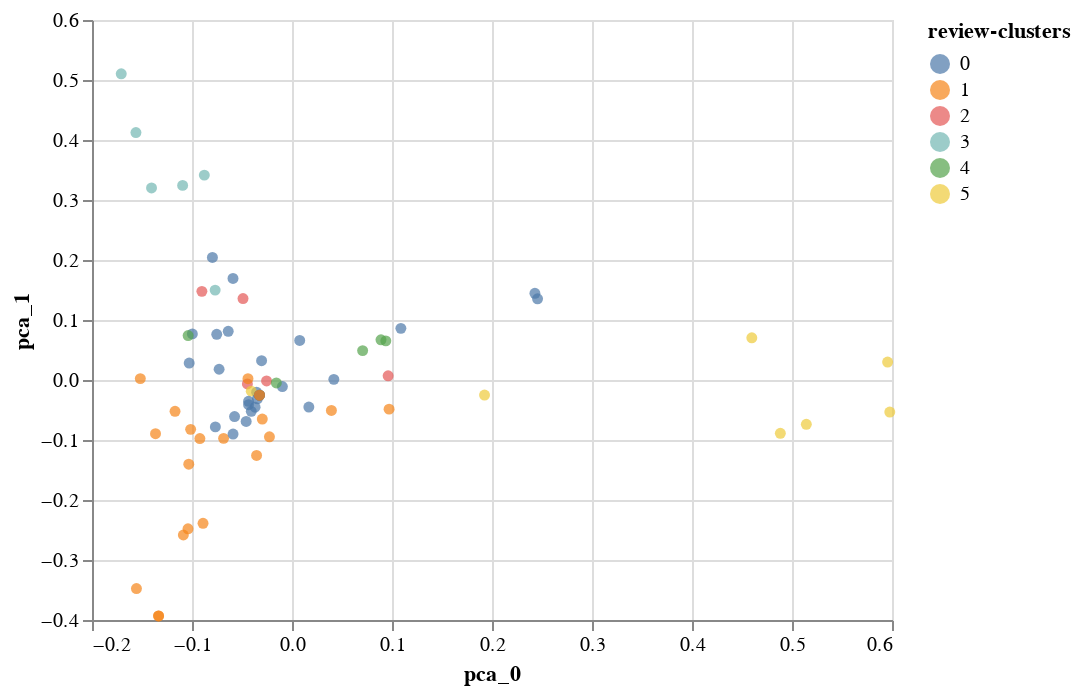

Notebook code cell kept with this figure:
### Code cell
alt.Chart(df).mark_circle().encode(
    alt.X('pca_0'),
    alt.Y('pca_1'),
    color='review-clusters'
)

### Figure 1 — Vega-Lite specification as saved in the notebook (floating-point values rounded to 4 significant figures; data arrays with more than 128 entries replaced by an {"elided": "..."} marker saying what was removed)
{"config": {"view": {"continuousWidth": 400, "continuousHeight": 300}}, "data": {"name": "data-e5212ad8c01971acb53962506f3882ed"}, "mark": "circle", "encoding": {"color": {"type": "nominal", "field": "review-clusters"}, "x": {"type": "quantitative", "field": "pca_0"}, "y": {"type": "quantitative", "field": "pca_1"}}, "$schema": "https://vega.github.io/schema/vega-lite/v4.8.1.json", "datasets": {"data-e5212ad8c01971acb53962506f3882ed": [{"Id": "tripadvisor_review_0###0###usa_san francisco_fairmont_heritage_place_ghirardelli_square", "review": "stayed 8 nights trip san francisco australia absolutely loved", "Unnamed: 2": null, "Unnamed: 3": null, "Unnamed: 4": null, "Unnamed: 5": null, "review-tfidf": {"elided": "409 float values"}, "review-pca": [0.4883, -0.08888, -0.4324, 0.1212, -0.1431, -0.1283, 0.1361, -0.02722, -0.05891, -0.07854], "pca_0": 0.4883, "pca_1": -0.08888, "review-clusters": "5"}, {"Id": "tripadvisor_review_0###1###usa_san francisco_fairmont_heritage_place_ghirardelli_square", "review": "arrival check check service faultless facilities wonderful", "Unnamed: 2": null, "Unnamed: 3": null, "Unnamed: 4": null, "Unnamed: 5": null, "review-tfidf": {"elided": "409 float values"}, "review-pca": [-0.08898, -0.2389, -0.06985, -0.1684, 0.2186, -0.07285, 0.0455, 0.05909, 0.03413, -0.01934], "pca_0": -0.08898, "pca_1": -0.2389, "review-clusters": "1"}, {"Id": "tripadvisor_review_0###2###usa_san francisco_fairmont_heritage_place_ghirardelli_square", "review": "got 2 bedroom apartment 2 bathrooms fully equipped kitchen", "Unnamed: 2": null, "Unnamed: 3": null, "Unnamed: 4": null, "Unnamed: 5": null, "review-tfidf": {"elided": "409 float values"}, "review-pca": [-0.03542, -0.1257, 0.06265, 0.04657, 0.1321, 0.0556, -0.006393, -0.03242, -0.01591, -0.1636], "pca_0": -0.03542, "pca_1": -0.1257, "review-clusters": "1"}, {"Id": "tripadvisor_review_0###3###usa_san francisco_fairmont_heritage_place_ghirardelli_square", "review": "appliances state art room bosch washer separate dryer helpful", "Unnamed: 2": null, "Unnamed: 3": null, "Unnamed: 4": null, "Unnamed: 5": null, "review-tfidf": {"elided": "409 float values"}, "review-pca": [-0.1517, 0.002303, -0.0637, 0.4351, 0.1265, 0.1558, -0.1782, -0.333, -0.2321, 0.06168], "pca_0": -0.1517, "pca_1": 0.002303, "review-clusters": "1"}, {"Id": "tripadvisor_review_0###4###usa_san francisco_fairmont_heritage_place_ghirardelli_square", "review": "apartment spacious large windows automatic blinds 3 large high def lcd screens cable tv 100 channels dvd players gas heater living area", "Unnamed: 2": null, "Unnamed: 3": null, "Unnamed: 4": null, "Unnamed: 5": null, "review-tfidf": {"elided": "409 float values"}, "review-pca": [-0.09013, 0.1477, 0.01552, 0.1027, 0.09887, 0.2583, 0.2926, -0.0122, 0.09525, -0.09245], "pca_0": -0.09013, "pca_1": 0.1477, "review-clusters": "2"}, {"Id": "tripadvisor_review_0###5###usa_san francisco_fairmont_heritage_place_ghirardelli_square", "review": "loved wished lived fairmong heritage place ghirardelli square", "Unnamed: 2": null, "Unnamed: 3": null, "Unnamed: 4": null, "Unnamed: 5": null, "review-tfidf": {"elided": "409 float values"}, "review-pca": [0.5956, 0.02999, 0.1339, 0.02131, 0.2133, 0.03237, -0.07513, 0.06494, -0.04013, 0.02832], "pca_0": 0.5956, "pca_1": 0.02999, "review-clusters": "5"}, {"Id": "tripadvisor_review_0###6###usa_san francisco_fairmont_heritage_place_ghirardelli_square", "review": "downstairs 3 4 ghirardelli chocolate cafe shops fantastic", "Unnamed: 2": null, "Unnamed: 3": null, "Unnamed: 4": null, "Unnamed: 5": null, "review-tfidf": {"elided": "409 float values"}, "review-pca": [0.07065, 0.04899, 0.2734, 0.03705, 0.03766, -0.08936, 0.1248, 0.01734, -0.05759, 0.09168], "pca_0": 0.07065, "pca_1": 0.04899, "review-clusters": "4"}, {"Id": "tripadvisor_review_0###7###usa_san francisco_fairmont_heritage_place_ghirardelli_square", "review": "restaurants specialty shops square short walk fisherman wharf", "Unnamed: 2": null, "Unnamed: 3": null, "Unnamed: 4": null, "Unnamed: 5": null, "review-tfidf": {"elided": "409 float values"}, "review-pca": [0.09381, 0.06524, 0.3236, -0.09815, -0.009506, -0.1794, 0.1601, -0.1084, -0.2913, 0.06825], "pca_0": 0.09381, "pca_1": 0.06524, "review-clusters": "4"}, {"Id": "tripadvisor_review_0###8###usa_san francisco_fairmont_heritage_place_ghirardelli_square", "review": "staff fantastic concierge accommodate requests room dining arranging residence masseuse wife", "Unnamed: 2": null, "Unnamed: 3": null, "Unnamed: 4": null, "Unnamed: 5": null, "review-tfidf": {"elided": "409 float values"}, "review-pca": [-0.1028, 0.02827, 0.04499, 0.2692, 0.03418, -0.2463, -0.2024, -0.1006, -0.02463, 0.1342], "pca_0": -0.1028, "pca_1": 0.02827, "review-clusters": "0"}, {"Id": "tripadvisor_review_0###9###usa_san francisco_fairmont_heritage_place_ghirardelli_square", "review": "maserati town car absolutely fantastic took union square shopping areas restaurants bit far walk", "Unnamed: 2": null, "Unnamed: 3": null, "Unnamed: 4": null, "Unnamed: 5": null, "review-tfidf": {"elided": "409 float values"}, "review-pca": [0.08899, 0.06692, 0.2188, -0.05145, -0.02945, -0.2429, 0.1965, -0.09928, -0.2645, 0.2323], "pca_0": 0.08899, "pca_1": 0.06692, "review-clusters": "4"}, {"Id": "tripadvisor_review_0###10###usa_san francisco_fairmont_heritage_place_ghirardelli_square", "review": "guest lounge area high quality pool table daily breakfast morning", "Unnamed: 2": null, "Unnamed: 3": null, "Unnamed: 4": null, "Unnamed: 5": null, "review-tfidf": {"elided": "409 float values"}, "review-pca": [-0.1014, -0.08226, 0.02838, 0.1366, -0.1324, 0.1993, 0.04975, 0.3829, -0.1187, -0.02477], "pca_0": -0.1014, "pca_1": -0.08226, "review-clusters": "1"}, {"Id": "tripadvisor_review_0###11###usa_san francisco_fairmont_heritage_place_ghirardelli_square", "review": "loved", "Unnamed: 2": null, "Unnamed: 3": null, "Unnamed: 4": null, "Unnamed: 5": null, "review-tfidf": {"elided": "409 float values"}, "review-pca": [0.5143, -0.0739, -0.3777, 0.08335, 0.002766, -0.008217, -0.06758, 0.04283, -0.1307, 0.08436], "pca_0": 0.5143, "pca_1": -0.0739, "review-clusters": "5"}, {"Id": "tripadvisor_review_1###0###usa_san francisco_fairmont_heritage_place_ghirardelli_square", "review": "unsold timeshares rented night point", "Unnamed: 2": null, "Unnamed: 3": null, "Unnamed: 4": null, "Unnamed: 5": null, "review-tfidf": {"elided": "409 float values"}, "review-pca": [-0.04461, -0.0066, 0.01486, -0.1085, -0.154, 0.01711, 0.004873, -0.1434, 0.04493, 0.05789], "pca_0": -0.04461, "pca_1": -0.0066, "review-clusters": "2"}, {"Id": "tripadvisor_review_1###1###usa_san francisco_fairmont_heritage_place_ghirardelli_square", "review": "best points huge space 12 ceilings dining room stocked kitchen including wine cooler dishwasher living room fireplace huge terrace enormous marble amp glass bath ample bedroom bosch washer dryer", "Unnamed: 2": null, "Unnamed: 3": null, "Unnamed: 4": null, "Unnamed: 5": null, "review-tfidf": {"elided": "409 float values"}, "review-pca": [-0.1365, -0.08955, 0.009899, 0.372, 0.1279, 0.05948, -0.1746, -0.2098, -0.1709, -0.08387], "pca_0": -0.1365, "pca_1": -0.08955, "review-clusters": "1"}, {"Id": "tripadvisor_review_1###2###usa_san francisco_fairmont_heritage_place_ghirardelli_square", "review": "stylish decor lighting", "Unnamed: 2": null, "Unnamed: 3": null, "Unnamed: 4": null, "Unnamed: 5": null, "review-tfidf": {"elided": "409 float values"}, "review-pca": [-0.03253, -0.02531, -0.006293, -0.01436, -0.06237, -0.01213, 0.0114, -0.02322, 0.02145, 0.03088], "pca_0": -0.03253, "pca_1": -0.02531, "review-clusters": "0"}, {"Id": "tripadvisor_review_1###3###usa_san francisco_fairmont_heritage_place_ghirardelli_square", "review": "nice staff albeit young practiced", "Unnamed: 2": null, "Unnamed: 3": null, "Unnamed: 4": null, "Unnamed: 5": null, "review-tfidf": {"elided": "409 float values"}, "review-pca": [-0.1405, 0.32, -0.1838, 0.04861, 0.146, -0.309, -0.2556, 0.1951, 0.1831, 0.003858], "pca_0": -0.1405, "pca_1": 0.32, "review-clusters": "3"}, {"Id": "tripadvisor_review_1###4###usa_san francisco_fairmont_heritage_place_ghirardelli_square", "review": "convenient location door gary danko walking distance fisherman wharf cable cars right bus line n. point st gg park", "Unnamed: 2": null, "Unnamed: 3": null, "Unnamed: 4": null, "Unnamed: 5": null, "review-tfidf": {"elided": "409 float values"}, "review-pca": [-0.04898, 0.1358, 0.05902, -0.3121, -0.1642, -0.03026, -0.09277, -0.1597, -0.3567, -0.2383], "pca_0": -0.04898, "pca_1": 0.1358, "review-clusters": "2"}, {"Id": "tripadvisor_review_1###5###usa_san francisco_fairmont_heritage_place_ghirardelli_square", "review": "better exactly soundproof evidenced small child upstairs lets little kid stay 1", "Unnamed: 2": null, "Unnamed: 3": null, "Unnamed: 4": null, "Unnamed: 5": null, "review-tfidf": {"elided": "409 float values"}, "review-pca": [-0.04404, 0.002253, -0.004189, -0.03758, -0.09221, 0.03034, 0.07714, 0.03179, 0.009521, 0.1614], "pca_0": -0.04404, "pca_1": 0.002253, "review-clusters": "1"}, {"Id": "tripadvisor_review_1###6###usa_san francisco_fairmont_heritage_place_ghirardelli_square", "review": "want foam pillow housekeeping service ask directly communications gap friendly kids desk", "Unnamed: 2": null, "Unnamed: 3": null, "Unnamed: 4": null, "Unnamed: 5": null, "review-tfidf": {"elided": "409 float values"}, "review-pca": [-0.1086, -0.2583, -0.07971, -0.1448, 0.1833, -0.1242, 0.03692, -0.05665, 0.01327, 0.2026], "pca_0": -0.1086, "pca_1": -0.2583, "review-clusters": "1"}, {"Id": "tripadvisor_review_1###7###usa_san francisco_fairmont_heritage_place_ghirardelli_square", "review": "pay hefty extra quot bay view&quot room sure 3rd 4th floor bay quot view&quot buildings ghirardelli square people buildings look right bedroom", "Unnamed: 2": null, "Unnamed: 3": null, "Unnamed: 4": null, "Unnamed: 5": null, "review-tfidf": {"elided": "409 float values"}, "review-pca": [0.04184, 0.001064, 0.2087, 0.1688, 0.1027, -0.1133, 0.07531, -0.1146, 0.04452, -0.2213], "pca_0": 0.04184, "pca_1": 0.001064, "review-clusters": "0"}, {"Id": "tripadvisor_review_1###8###usa_san francisco_fairmont_heritage_place_ghirardelli_square", "review": "overall fairmont great place break especially prefer self catering", "Unnamed: 2": null, "Unnamed: 3": null, "Unnamed: 4": null, "Unnamed: 5": null, "review-tfidf": {"elided": "409 float values"}, "review-pca": [0.2455, 0.1353, 0.005938, -0.1088, 0.1568, 0.2451, -0.06898, 0.03384, 0.09265, 0.1294], "pca_0": 0.2455, "pca_1": 0.1353, "review-clusters": "0"}, {"Id": "tripadvisor_review_2###0###usa_san francisco_fairmont_heritage_place_ghirardelli_square", "review": "stayed nights bay facing bed appartment", "Unnamed: 2": null, "Unnamed: 3": null, "Unnamed: 4": null, "Unnamed: 5": null, "review-tfidf": {"elided": "409 float values"}, "review-pca": [0.09709, -0.04855, -0.1724, 0.1176, -0.1944, -0.1636, 0.3171, -0.1103, 0.126, -0.2986], "pca_0": 0.09709, "pca_1": -0.04855, "review-clusters": "1"}, {"Id": "tripadvisor_review_2###1###usa_san francisco_fairmont_heritage_place_ghirardelli_square", "review": "terrific views modern state art fixtures fittings", "Unnamed: 2": null, "Unnamed: 3": null, "Unnamed: 4": null, "Unnamed: 5": null, "review-tfidf": {"elided": "409 float values"}, "review-pca": [-0.117, -0.05214, -0.06467, 0.2208, 0.02962, 0.3074, 0.0484, -0.09997, -0.2018, 0.02094], "pca_0": -0.117, "pca_1": -0.05214, "review-clusters": "1"}, {"Id": "tripadvisor_review_2###2###usa_san francisco_fairmont_heritage_place_ghirardelli_square", "review": "ghirardelli busy day quiet night buy day pass trams terminus blocks away getting day great fun", "Unnamed: 2": null, "Unnamed: 3": null, "Unnamed: 4": null, "Unnamed: 5": null, "review-tfidf": {"elided": "409 float values"}, "review-pca": [0.007705, 0.06592, 0.07062, -0.113, -0.04517, 0.1603, 0.02545, -0.1223, 0.2639, 0.1519], "pca_0": 0.007705, "pca_1": 0.06592, "review-clusters": "0"}, {"Id": "tripadvisor_review_2###3###usa_san francisco_fairmont_heritage_place_ghirardelli_square", "review": "block time share oops shared ownership", "Unnamed: 2": null, "Unnamed: 3": null, "Unnamed: 4": null, "Unnamed: 5": null, "review-tfidf": {"elided": "409 float values"}, "review-pca": [-0.0354, -0.02036, 0.03862, -0.03446, -0.1647, 0.01976, -0.04833, 0.1578, -0.03009, 0.03342], "pca_0": -0.0354, "pca_1": -0.02036, "review-clusters": "0"}, {"Id": "tripadvisor_review_2###4###usa_san francisco_fairmont_heritage_place_ghirardelli_square", "review": "sold cease hotel stay whilst enjoyed 4 p. m. cheese biscuits mainly time share sales free guests pleasant complimenrary breakfast", "Unnamed: 2": null, "Unnamed: 3": null, "Unnamed: 4": null, "Unnamed: 5": null, "review-tfidf": {"elided": "409 float values"}, "review-pca": [-0.07289, 0.01792, 0.08294, 0.06809, -0.2041, 0.03577, 0.02962, 0.4805, -0.04828, 0.1511], "pca_0": -0.07289, "pca_1": 0.01792, "review-clusters": "0"}, {"Id": "tripadvisor_review_3###0###usa_san francisco_fairmont_heritage_place_ghirardelli_square", "review": "got trip miss comfort fairmont heritage place ghirardelli square", "Unnamed: 2": null, "Unnamed: 3": null, "Unnamed: 4": null, "Unnamed: 5": null, "review-tfidf": {"elided": "409 float values"}, "review-pca": [0.4598, 0.07025, 0.3573, -0.0109, 0.2624, 0.04662, -0.03685, 0.0677, 0.0507, -0.05159], "pca_0": 0.4598, "pca_1": 0.07025, "review-clusters": "5"}, {"Id": "tripadvisor_review_3###1###usa_san francisco_fairmont_heritage_place_ghirardelli_square", "review": "high tech hotel room seen", "Unnamed: 2": null, "Unnamed: 3": null, "Unnamed: 4": null, "Unnamed: 5": null, "review-tfidf": {"elided": "409 float values"}, "review-pca": [-0.09965, 0.07686, 0.09895, 0.3253, 0.01512, -0.04661, -0.1305, 0.1044, -0.009864, -0.08435], "pca_0": -0.09965, "pca_1": 0.07686, "review-clusters": "0"}, {"Id": "tripadvisor_review_3###2###usa_san francisco_fairmont_heritage_place_ghirardelli_square", "review": "new", "Unnamed: 2": null, "Unnamed: 3": null, "Unnamed: 4": null, "Unnamed: 5": null, "review-tfidf": {"elided": "409 float values"}, "review-pca": [-0.03253, -0.02531, -0.006293, -0.01436, -0.06237, -0.01213, 0.0114, -0.02322, 0.02145, 0.03088], "pca_0": -0.03253, "pca_1": -0.02531, "review-clusters": "5"}, {"Id": "tripadvisor_review_3###3###usa_san francisco_fairmont_heritage_place_ghirardelli_square", "review": "appliances nice sound tv dvd system great", "Unnamed: 2": null, "Unnamed: 3": null, "Unnamed: 4": null, "Unnamed: 5": null, "review-tfidf": {"elided": "409 float values"}, "review-pca": [-0.1561, 0.4125, -0.2343, 0.05358, 0.252, 0.1182, -0.0398, -1.069e-05, 0.1106, 0.04878], "pca_0": -0.1561, "pca_1": 0.4125, "review-clusters": "3"}, {"Id": "tripadvisor_review_3###4###usa_san francisco_fairmont_heritage_place_ghirardelli_square", "review": "speakers surround sound integrated room", "Unnamed: 2": null, "Unnamed: 3": null, "Unnamed: 4": null, "Unnamed: 5": null, "review-tfidf": {"elided": "409 float values"}, "review-pca": [-0.1039, 0.07403, -0.03461, 0.2687, 0.0894, 0.003817, -0.1489, -0.1484, -0.0316, 0.01698], "pca_0": -0.1039, "pca_1": 0.07403, "review-clusters": "4"}, {"Id": "tripadvisor_review_3###5###usa_san francisco_fairmont_heritage_place_ghirardelli_square", "review": "staff sure needed", "Unnamed: 2": null, "Unnamed: 3": null, "Unnamed: 4": null, "Unnamed: 5": null, "review-tfidf": {"elided": "409 float values"}, "review-pca": [-0.07526, 0.07617, -0.01014, 0.1152, 0.01122, -0.2807, -0.1693, 0.05528, 0.1407, 0.06195], "pca_0": -0.07526, "pca_1": 0.07617, "review-clusters": "0"}, {"Id": "tripadvisor_review_3###6###usa_san francisco_fairmont_heritage_place_ghirardelli_square", "review": "dvds watch night", "Unnamed: 2": null, "Unnamed: 3": null, "Unnamed: 4": null, "Unnamed: 5": null, "review-tfidf": {"elided": "409 float values"}, "review-pca": [-0.04073, -0.01855, 0.009943, -0.07343, -0.1337, 0.02618, 0.0193, -0.1234, 0.1115, 0.1027], "pca_0": -0.04073, "pca_1": -0.01855, "review-clusters": "5"}, {"Id": "tripadvisor_review_3###7###usa_san francisco_fairmont_heritage_place_ghirardelli_square", "review": "friendly helpful attentive", "Unnamed: 2": null, "Unnamed: 3": null, "Unnamed: 4": null, "Unnamed: 5": null, "review-tfidf": {"elided": "409 float values"}, "review-pca": [-0.07663, -0.07813, -0.04608, 0.09169, 0.0406, 0.008478, -0.05212, -0.1964, -0.08635, 0.1463], "pca_0": -0.07663, "pca_1": -0.07813, "review-clusters": "0"}, {"Id": "tripadvisor_review_3###8###usa_san francisco_fairmont_heritage_place_ghirardelli_square", "review": "location great touristy pretty safe town", "Unnamed: 2": null, "Unnamed: 3": null, "Unnamed: 4": null, "Unnamed: 5": null, "review-tfidf": {"elided": "409 float values"}, "review-pca": [-0.08768, 0.3415, -0.15, -0.3214, 0.05605, 0.08702, 0.1074, -0.05579, -0.2498, 0.04506], "pca_0": -0.08768, "pca_1": 0.3415, "review-clusters": "3"}, {"Id": "tripadvisor_review_3###9###usa_san francisco_fairmont_heritage_place_ghirardelli_square", "review": "favorite thing linens soft comfortable", "Unnamed: 2": null, "Unnamed: 3": null, "Unnamed: 4": null, "Unnamed: 5": null, "review-tfidf": {"elided": "409 float values"}, "review-pca": [-0.04072, -0.05227, -0.008028, -0.01859, -0.02958, -0.01909, 0.01074, -0.03307, 0.01952, -0.002882], "pca_0": -0.04072, "pca_1": -0.05227, "review-clusters": "0"}, {"Id": "tripadvisor_review_3###10###usa_san francisco_fairmont_heritage_place_ghirardelli_square", "review": "experienced street noise second floor awake", "Unnamed: 2": null, "Unnamed: 3": null, "Unnamed: 4": null, "Unnamed: 5": null, "review-tfidf": {"elided": "409 float values"}, "review-pca": [-0.03458, -0.03139, 0.04796, 0.008293, -0.07373, -0.02411, 0.00888, -0.02618, 0.07643, -0.04633], "pca_0": -0.03458, "pca_1": -0.03139, "review-clusters": "0"}, {"Id": "tripadvisor_review_3###11###usa_san francisco_fairmont_heritage_place_ghirardelli_square", "review": "lower floor ocean view partially obstructed building big problem", "Unnamed: 2": null, "Unnamed: 3": null, "Unnamed: 4": null, "Unnamed: 5": null, "review-tfidf": {"elided": "409 float values"}, "review-pca": [-0.009635, -0.01084, 0.1155, 0.00991, -0.03958, -0.03614, 0.006057, 0.009915, 0.08977, -0.06512], "pca_0": -0.009635, "pca_1": -0.01084, "review-clusters": "0"}, {"Id": "tripadvisor_review_3###12###usa_san francisco_fairmont_heritage_place_ghirardelli_square", "review": "great stay definitly come", "Unnamed: 2": null, "Unnamed: 3": null, "Unnamed: 4": null, "Unnamed: 5": null, "review-tfidf": {"elided": "409 float values"}, "review-pca": [-0.05901, 0.1693, -0.08237, -0.1091, 0.0145, 0.233, 0.155, 0.03554, 0.07068, 0.2378], "pca_0": -0.05901, "pca_1": 0.1693, "review-clusters": "0"}, {"Id": "tripadvisor_review_4###0###usa_san francisco_fairmont_heritage_place_ghirardelli_square", "review": "travel frequently north america business leisure ot properties stayed", "Unnamed: 2": null, "Unnamed: 3": null, "Unnamed: 4": null, "Unnamed: 5": null, "review-tfidf": {"elided": "409 float values"}, "review-pca": [0.01684, -0.04512, -0.1234, 0.05462, -0.2121, -0.1405, 0.1901, -0.03783, 0.1219, -0.1882], "pca_0": 0.01684, "pca_1": -0.04512, "review-clusters": "0"}, {"Id": "tripadvisor_review_4###1###usa_san francisco_fairmont_heritage_place_ghirardelli_square", "review": "upgraded 2-br suite friend wife joined", "Unnamed: 2": null, "Unnamed: 3": null, "Unnamed: 4": null, "Unnamed: 5": null, "review-tfidf": {"elided": "409 float values"}, "review-pca": [-0.06841, -0.09728, -0.003871, 0.0343, 0.007501, -0.04102, -0.06281, -0.02142, -0.01527, -0.007433], "pca_0": -0.06841, "pca_1": -0.09728, "review-clusters": "1"}, {"Id": "tripadvisor_review_4###2###usa_san francisco_fairmont_heritage_place_ghirardelli_square", "review": "toured attended conference", "Unnamed: 2": null, "Unnamed: 3": null, "Unnamed: 4": null, "Unnamed: 5": null, "review-tfidf": {"elided": "409 float values"}, "review-pca": [-0.03253, -0.02531, -0.006293, -0.01436, -0.06237, -0.01213, 0.0114, -0.02322, 0.02145, 0.03088], "pca_0": -0.03253, "pca_1": -0.02531, "review-clusters": "0"}, {"Id": "tripadvisor_review_4###3###usa_san francisco_fairmont_heritage_place_ghirardelli_square", "review": "suite terrific kitchen touches like wine fridge bedroom bathroom twice daily maid service", "Unnamed: 2": null, "Unnamed: 3": null, "Unnamed: 4": null, "Unnamed: 5": null, "review-tfidf": {"elided": "409 float values"}, "review-pca": [-0.1555, -0.3476, -0.02515, -0.01481, 0.1444, 0.1595, -0.08063, 0.1483, -0.09722, -0.1649], "pca_0": -0.1555, "pca_1": -0.3476, "review-clusters": "1"}, {"Id": "tripadvisor_review_4###4###usa_san francisco_fairmont_heritage_place_ghirardelli_square", "review": "professionalism courtesy staff maserati quattroporte available currently drive guests 2-mile radius definitely usual hotel experience", "Unnamed: 2": null, "Unnamed: 3": null, "Unnamed: 4": null, "Unnamed: 5": null, "review-tfidf": {"elided": "409 float values"}, "review-pca": [-0.06377, 0.08122, 0.05167, 0.08823, -0.06131, -0.2562, -0.09221, 0.1779, 0.08006, 0.1459], "pca_0": -0.06377, "pca_1": 0.08122, "review-clusters": "0"}, {"Id": "tripadvisor_review_5###0###usa_san francisco_fairmont_heritage_place_ghirardelli_square", "review": "husband stayed late september", "Unnamed: 2": null, "Unnamed: 3": null, "Unnamed: 4": null, "Unnamed: 5": null, "review-tfidf": {"elided": "409 float values"}, "review-pca": [0.03941, -0.0508, -0.1635, 0.07892, -0.2532, -0.1794, 0.2404, -0.03928, 0.1459, -0.2477], "pca_0": 0.03941, "pca_1": -0.0508, "review-clusters": "1"}, {"Id": "tripadvisor_review_5###1###usa_san francisco_fairmont_heritage_place_ghirardelli_square", "review": "loved place prefer hotels san francisco", "Unnamed: 2": null, "Unnamed: 3": null, "Unnamed: 4": null, "Unnamed: 5": null, "review-tfidf": {"elided": "409 float values"}, "review-pca": [0.5978, -0.0534, -0.3852, 0.03313, 0.01347, 0.07826, -0.1348, 0.03749, -0.07615, 0.09055], "pca_0": 0.5978, "pca_1": -0.0534, "review-clusters": "5"}, {"Id": "tripadvisor_review_5###2###usa_san francisco_fairmont_heritage_place_ghirardelli_square", "review": "tried seasons hated noisy pretentious noir.)the mandarin oriental like lot second choice financial district floors high rise office building", "Unnamed: 2": null, "Unnamed: 3": null, "Unnamed: 4": null, "Unnamed: 5": null, "review-tfidf": {"elided": "409 float values"}, "review-pca": [-0.04343, -0.04109, 0.09756, 0.01702, -0.09325, 0.0568, -0.07561, 0.05617, 0.1082, -0.09883], "pca_0": -0.04343, "pca_1": -0.04109, "review-clusters": "0"}, {"Id": "tripadvisor_review_5###3###usa_san francisco_fairmont_heritage_place_ghirardelli_square", "review": "hard away feeling like going work", "Unnamed: 2": null, "Unnamed: 3": null, "Unnamed: 4": null, "Unnamed: 5": null, "review-tfidf": {"elided": "409 float values"}, "review-pca": [-0.02257, -0.09474, 0.04324, -0.1502, -0.1886, 0.2044, -0.277, -0.1195, 0.366, 0.02832], "pca_0": -0.02257, "pca_1": -0.09474, "review-clusters": "1"}, {"Id": "tripadvisor_review_5###4###usa_san francisco_fairmont_heritage_place_ghirardelli_square", "review": "omni nice hotel nice location nice rooms", "Unnamed: 2": null, "Unnamed: 3": null, "Unnamed: 4": null, "Unnamed: 5": null, "review-tfidf": {"elided": "409 float values"}, "review-pca": [-0.1708, 0.5104, -0.2394, -0.08714, 0.2012, -0.1899, -0.149, 0.2212, 0.0432, -0.163], "pca_0": -0.1708, "pca_1": 0.5104, "review-clusters": "3"}, {"Id": "tripadvisor_review_5###5###usa_san francisco_fairmont_heritage_place_ghirardelli_square", "review": "bad service", "Unnamed: 2": null, "Unnamed: 3": null, "Unnamed: 4": null, "Unnamed: 5": null, "review-tfidf": {"elided": "409 float values"}, "review-pca": [-0.1334, -0.3933, -0.1103, -0.2611, 0.3938, -0.1043, 0.05983, 0.1043, 0.03391, -0.04924], "pca_0": -0.1334, "pca_1": -0.3933, "review-clusters": "1"}, {"Id": "tripadvisor_review_5###6###usa_san francisco_fairmont_heritage_place_ghirardelli_square", "review": "fairmont ghirardelli square suites hotel historic building", "Unnamed: 2": null, "Unnamed: 3": null, "Unnamed: 4": null, "Unnamed: 5": null, "review-tfidf": {"elided": "409 float values"}, "review-pca": [0.2429, 0.1446, 0.4669, 0.03027, 0.1734, -0.06281, -0.02237, 0.165, 0.08574, -0.1226], "pca_0": 0.2429, "pca_1": 0.1446, "review-clusters": "0"}, {"Id": "tripadvisor_review_5###7###usa_san francisco_fairmont_heritage_place_ghirardelli_square", "review": "great charm large windows incredible views", "Unnamed: 2": null, "Unnamed: 3": null, "Unnamed: 4": null, "Unnamed: 5": null, "review-tfidf": {"elided": "409 float values"}, "review-pca": [-0.07959, 0.2042, -0.07359, -0.004829, 0.1209, 0.3845, 0.3517, -0.09803, 0.107, 0.05639], "pca_0": -0.07959, "pca_1": 0.2042, "review-clusters": "0"}, {"Id": "tripadvisor_review_5###8###usa_san francisco_fairmont_heritage_place_ghirardelli_square", "review": "rooms extraordinary fireplaces bay views kitchens family rooms marble baths large flat screens bedrooms family rooms", "Unnamed: 2": null, "Unnamed: 3": null, "Unnamed: 4": null, "Unnamed: 5": null, "review-tfidf": {"elided": "409 float values"}, "review-pca": [-0.07685, 0.1498, -0.0626, 0.06152, 0.08038, 0.09601, 0.2295, -0.03915, 0.1048, -0.1693], "pca_0": -0.07685, "pca_1": 0.1498, "review-clusters": "3"}, {"Id": "tripadvisor_review_5###9###usa_san francisco_fairmont_heritage_place_ghirardelli_square", "review": "provide continental breakfast fruit berries morning free cheese wine afternoon free", "Unnamed: 2": null, "Unnamed: 3": null, "Unnamed: 4": null, "Unnamed: 5": null, "review-tfidf": {"elided": "409 float values"}, "review-pca": [-0.09213, -0.0976, 0.02483, 0.1021, -0.1908, 0.1591, 0.02479, 0.4737, -0.1636, 0.07281], "pca_0": -0.09213, "pca_1": -0.0976, "review-clusters": "1"}, {"Id": "tripadvisor_review_5###10###usa_san francisco_fairmont_heritage_place_ghirardelli_square", "review": "outside large open terraces gas fire pits hang beautiful days overlooking bay plaza ghirardelli square", "Unnamed: 2": null, "Unnamed: 3": null, "Unnamed: 4": null, "Unnamed: 5": null, "review-tfidf": {"elided": "409 float values"}, "review-pca": [0.1089, 0.08605, 0.2489, 0.06413, 0.1312, 0.04242, 0.301, -0.05525, 0.1125, -0.1492], "pca_0": 0.1089, "pca_1": 0.08605, "review-clusters": "0"}, {"Id": "tripadvisor_review_5###11###usa_san francisco_fairmont_heritage_place_ghirardelli_square", "review": "block half gary denko restaurant fort mason park national maritime historic park walked place", "Unnamed: 2": null, "Unnamed: 3": null, "Unnamed: 4": null, "Unnamed: 5": null, "review-tfidf": {"elided": "409 float values"}, "review-pca": [0.09613, 0.007023, 0.1395, -0.2356, -0.1808, 0.1022, -0.3232, -0.06182, -0.1225, -0.253], "pca_0": 0.09613, "pca_1": 0.007023, "review-clusters": "2"}, {"Id": "tripadvisor_review_5###12###usa_san francisco_fairmont_heritage_place_ghirardelli_square", "review": "particularly like antique master docked maritime park", "Unnamed: 2": null, "Unnamed: 3": null, "Unnamed: 4": null, "Unnamed: 5": null, "review-tfidf": {"elided": "409 float values"}, "review-pca": [-0.02972, -0.06513, 0.07195, -0.1878, -0.205, 0.1138, -0.2832, -0.08355, -0.01753, -0.2269], "pca_0": -0.02972, "pca_1": -0.06513, "review-clusters": "1"}, {"Id": "tripadvisor_review_5###13###usa_san francisco_fairmont_heritage_place_ghirardelli_square", "review": "waking morning terrific", "Unnamed: 2": null, "Unnamed: 3": null, "Unnamed: 4": null, "Unnamed: 5": null, "review-tfidf": {"elided": "409 float values"}, "review-pca": [-0.1032, -0.1403, -0.01915, 0.1183, -0.1036, 0.2559, 0.03139, 0.2858, -0.2183, -0.005311], "pca_0": -0.1032, "pca_1": -0.1403, "review-clusters": "1"}, {"Id": "tripadvisor_review_5###14###usa_san francisco_fairmont_heritage_place_ghirardelli_square", "review": "strong recommendation", "Unnamed: 2": null, "Unnamed: 3": null, "Unnamed: 4": null, "Unnamed: 5": null, "review-tfidf": {"elided": "409 float values"}, "review-pca": [-0.03253, -0.02531, -0.006293, -0.01436, -0.06237, -0.01213, 0.0114, -0.02322, 0.02145, 0.03088], "pca_0": -0.03253, "pca_1": -0.02531, "review-clusters": "1"}, {"Id": "tripadvisor_review_5###15###usa_san francisco_fairmont_heritage_place_ghirardelli_square", "review": "hard beat place world", "Unnamed: 2": null, "Unnamed: 3": null, "Unnamed: 4": null, "Unnamed: 5": null, "review-tfidf": {"elided": "409 float values"}, "review-pca": [0.1925, -0.02516, 0.03364, -0.1106, -0.0207, 0.177, -0.2597, -0.03497, 0.1864, 0.05535], "pca_0": 0.1925, "pca_1": -0.02516, "review-clusters": "5"}, {"Id": "tripadvisor_review_6###0###usa_san francisco_fairmont_heritage_place_ghirardelli_square", "review": "husband tend travel 1st class hotel class", "Unnamed: 2": null, "Unnamed: 3": null, "Unnamed: 4": null, "Unnamed: 5": null, "review-tfidf": {"elided": "409 float values"}, "review-pca": [-0.03041, 0.03225, -0.001207, 0.08143, -0.1504, -0.1621, 0.07925, 0.1161, 0.14, -0.1632], "pca_0": -0.03041, "pca_1": 0.03225, "review-clusters": "0"}, {"Id": "tripadvisor_review_6###1###usa_san francisco_fairmont_heritage_place_ghirardelli_square", "review": "service impeccable", "Unnamed: 2": null, "Unnamed: 3": null, "Unnamed: 4": null, "Unnamed: 5": null, "review-tfidf": {"elided": "409 float values"}, "review-pca": [-0.1334, -0.3933, -0.1103, -0.2611, 0.3938, -0.1043, 0.05983, 0.1043, 0.03391, -0.04924], "pca_0": -0.1334, "pca_1": -0.3933, "review-clusters": "1"}, {"Id": "tripadvisor_review_6###2###usa_san francisco_fairmont_heritage_place_ghirardelli_square", "review": "concierge housekeeping face smile hello", "Unnamed: 2": null, "Unnamed: 3": null, "Unnamed: 4": null, "Unnamed: 5": null, "review-tfidf": {"elided": "409 float values"}, "review-pca": [-0.05745, -0.06088, -0.0122, 0.01599, -0.01167, -0.1035, -0.03689, -0.06992, 0.01741, 0.14], "pca_0": -0.05745, "pca_1": -0.06088, "review-clusters": "0"}, {"Id": "tripadvisor_review_6###3###usa_san francisco_fairmont_heritage_place_ghirardelli_square", "review": "quot room,&quot huge sf upgraded 2-bedroom condo tastefully decorated amenity imaginable plush robes soft slippers fully equipped kitchen course decadent ghiradelli chocolates turndown service", "Unnamed: 2": null, "Unnamed: 3": null, "Unnamed: 4": null, "Unnamed: 5": null, "review-tfidf": {"elided": "409 float values"}, "review-pca": [-0.104, -0.2481, -0.01309, -0.02942, 0.2049, -0.04281, -0.003623, -0.05026, -0.009226, -0.1548], "pca_0": -0.104, "pca_1": -0.2481, "review-clusters": "1"}, {"Id": "tripadvisor_review_6###4###usa_san francisco_fairmont_heritage_place_ghirardelli_square", "review": "pleased walked door", "Unnamed: 2": null, "Unnamed: 3": null, "Unnamed: 4": null, "Unnamed: 5": null, "review-tfidf": {"elided": "409 float values"}, "review-pca": [-0.02543, -0.00152, 0.03735, -0.1407, -0.152, 0.00885, -0.1167, -0.0917, -0.1362, -0.1429], "pca_0": -0.02543, "pca_1": -0.00152, "review-clusters": "2"}, {"Id": "tripadvisor_review_6###5###usa_san francisco_fairmont_heritage_place_ghirardelli_square", "review": "talk location location location", "Unnamed: 2": null, "Unnamed: 3": null, "Unnamed: 4": null, "Unnamed: 5": null, "review-tfidf": {"elided": "409 float values"}, "review-pca": [-0.1094, 0.3244, -0.165, -0.34, 0.01208, -0.05685, -0.02697, -0.008326, -0.3308, -0.1495], "pca_0": -0.1094, "pca_1": 0.3244, "review-clusters": "3"}, {"Id": "tripadvisor_review_6###6###usa_san francisco_fairmont_heritage_place_ghirardelli_square", "review": "steps away", "Unnamed: 2": null, "Unnamed: 3": null, "Unnamed: 4": null, "Unnamed: 5": null, "review-tfidf": {"elided": "409 float values"}, "review-pca": [-0.03693, -0.04531, 0.02498, -0.1034, -0.1635, 0.1265, -0.1341, -0.1294, 0.3336, 0.09926], "pca_0": -0.03693, "pca_1": -0.04531, "review-clusters": "0"}, {"Id": "tripadvisor_review_6###7###usa_san francisco_fairmont_heritage_place_ghirardelli_square", "review": "towncar standing want", "Unnamed: 2": null, "Unnamed: 3": null, "Unnamed: 4": null, "Unnamed: 5": null, "review-tfidf": {"elided": "409 float values"}, "review-pca": [-0.05894, -0.09013, -0.01422, -0.0705, -0.0568, -0.1328, 0.06258, -0.07328, 0.01662, 0.3389], "pca_0": -0.05894, "pca_1": -0.09013, "review-clusters": "0"}, {"Id": "tripadvisor_review_6###8###usa_san francisco_fairmont_heritage_place_ghirardelli_square", "review": "note towncar cadillac v. maserati", "Unnamed: 2": null, "Unnamed: 3": null, "Unnamed: 4": null, "Unnamed: 5": null, "review-tfidf": {"elided": "409 float values"}, "review-pca": [-0.04346, -0.03551, 0.03103, -0.03895, -0.1061, -0.171, 0.07014, -0.04986, -0.01632, 0.347], "pca_0": -0.04346, "pca_1": -0.03551, "review-clusters": "0"}, {"Id": "tripadvisor_review_6###9###usa_san francisco_fairmont_heritage_place_ghirardelli_square", "review": "biggy", "Unnamed: 2": null, "Unnamed: 3": null, "Unnamed: 4": null, "Unnamed: 5": null, "review-tfidf": {"elided": "409 float values"}, "review-pca": [-0.03253, -0.02531, -0.006293, -0.01436, -0.06237, -0.01213, 0.0114, -0.02322, 0.02145, 0.03088], "pca_0": -0.03253, "pca_1": -0.02531, "review-clusters": "0"}, {"Id": "tripadvisor_review_6###10###usa_san francisco_fairmont_heritage_place_ghirardelli_square", "review": "plush comfy", "Unnamed: 2": null, "Unnamed: 3": null, "Unnamed: 4": null, "Unnamed: 5": null, "review-tfidf": {"elided": "409 float values"}, "review-pca": [-0.04583, -0.06909, -0.009112, -0.02123, -0.009113, -0.02343, 0.01032, -0.03923, 0.01831, -0.02395], "pca_0": -0.04583, "pca_1": -0.06909, "review-clusters": "0"}, {"Id": "tripadvisor_review_6###11###usa_san francisco_fairmont_heritage_place_ghirardelli_square", "review": "1 driver drop far crissy field walk golden gate bridge way", "Unnamed: 2": null, "Unnamed: 3": null, "Unnamed: 4": null, "Unnamed: 5": null, "review-tfidf": {"elided": "409 float values"}, "review-pca": [-0.01567, -0.004836, 0.08987, -0.04751, -0.08604, -0.1073, 0.1193, -0.07403, -0.1383, 0.1676], "pca_0": -0.01567, "pca_1": -0.004836, "review-clusters": "4"}, {"Id": "tripadvisor_review_6###12###usa_san francisco_fairmont_heritage_place_ghirardelli_square", "review": "wo regret", "Unnamed: 2": null, "Unnamed: 3": null, "Unnamed: 4": null, "Unnamed: 5": null, "review-tfidf": {"elided": "409 float values"}, "review-pca": [-0.03253, -0.02531, -0.006293, -0.01436, -0.06237, -0.01213, 0.0114, -0.02322, 0.02145, 0.03088], "pca_0": -0.03253, "pca_1": -0.02531, "review-clusters": "1"}]}}
